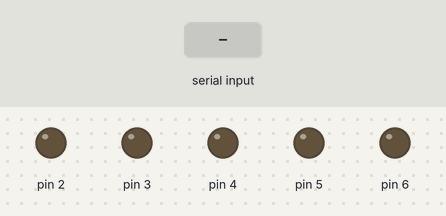
A sketch run on a simulated Arduino Uno, built with avr-gcc and run on an emulated ATmega328P. Parts: output pins drawn as LEDs (lit = HIGH). The test bench sets the inputs (shaded band).

Above: at 1.2 s.
1.3 s: "1" received over Serial
At 1.7 s:
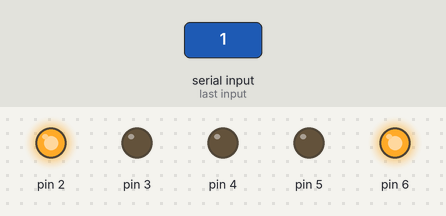
2.8 s: "0" received over Serial
At 4.0 s:
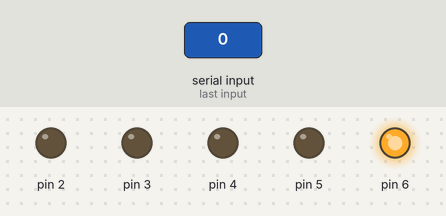
4.3 s: "2" received over Serial
At 5.2 s:
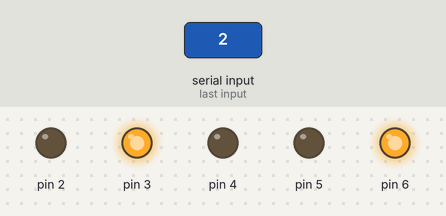
5.8 s: "1" received over Serial
At 6.3 s:
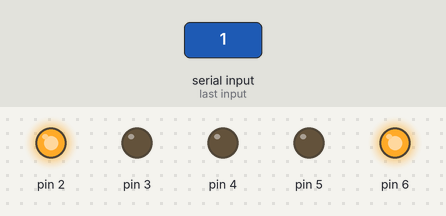
Timing chart, 0 to 8.3 s (numbered marks = the images above; inputs shaded):
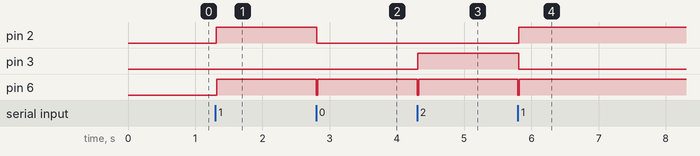

Measured:
- after the input at 1.3 s, pin 2, pin 6: LOW → HIGH at once
- after the input at 2.8 s, pin 2: HIGH → LOW at once; pin 6: HIGH → LOW at once, → HIGH 0.02 s later
- after the input at 4.3 s, pin 3: LOW → HIGH at once; pin 6: HIGH → LOW at once, → HIGH 0.02 s later
- after the input at 5.8 s, pin 2: LOW → HIGH at once; pin 3: HIGH → LOW at once; pin 6: HIGH → LOW at once, → HIGH 0.02 s later

The sketch:

digital.ino
```cpp
void setup()
{
  pinMode(0, OUTPUT);
  pinMode(1, OUTPUT);
  pinMode(2, OUTPUT);
  pinMode(3, OUTPUT);
  pinMode(4, OUTPUT);
  pinMode(5, OUTPUT);
  pinMode(6, OUTPUT);
  Serial.begin(9600);
}
int a;
void loop()
{if (Serial.available()>0){
  a=Serial.read();
  a-='0';

digitalWrite(6,LOW);
  delay(10);

    setpin(2,a&1);
      setpin(3,(a>>1)&1);
      setpin(4,(a>>2)&1);
      setpin(5,(a>>3)&1);
  delay(10);
  digitalWrite(6,HIGH);
  delay(10);

}}
void setpin(int pin,int v)
{
  if (v==0){
  digitalWrite(pin,LOW);
  }
  else{
  digitalWrite(pin,HIGH);
  }
}
```
